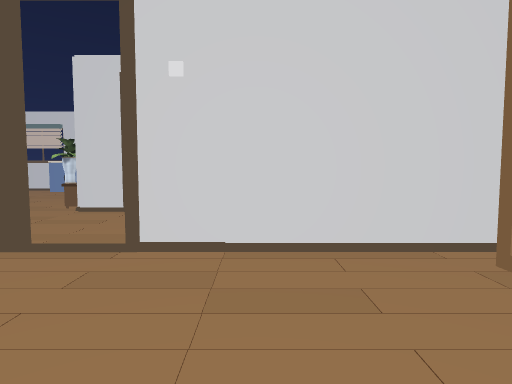
view 1 (above)

22 first-person views from a walk through a scene from a Unity 3-D project. The camera is 1.2 m above the floor, tilts 4° down and sees 75° across. The floor is counted in squares, 0.9 m on a side. Each view is taken from the middle of a square. On the plan, view 1 faces up. The plan holds only what a view shows up to about 15 squares ahead; the rest is blank. The player character is not drawn. Door leaves are left out, so doorways stand open.

view 2
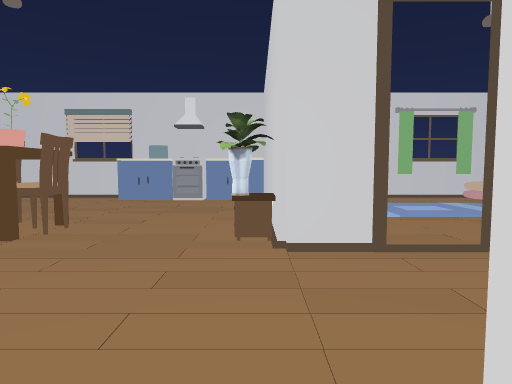

view 3
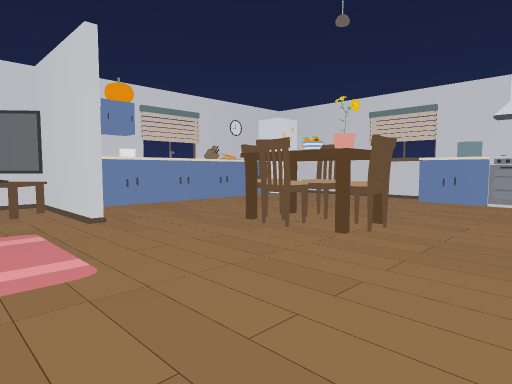

view 4
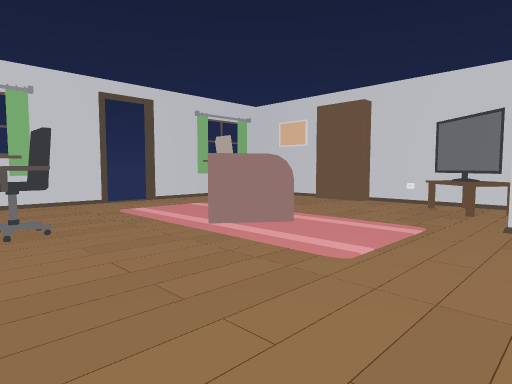

view 5
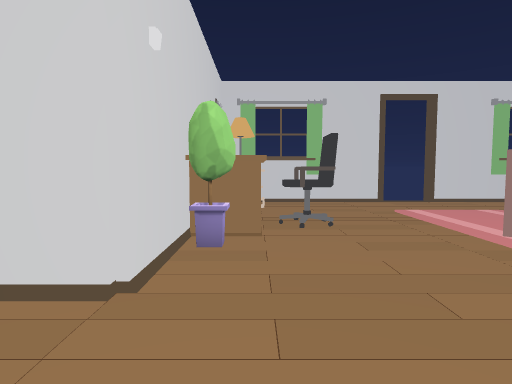

view 6
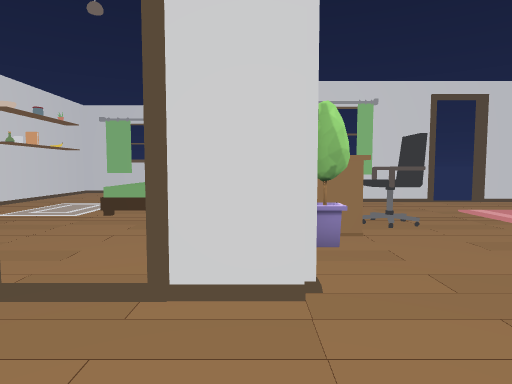

view 7
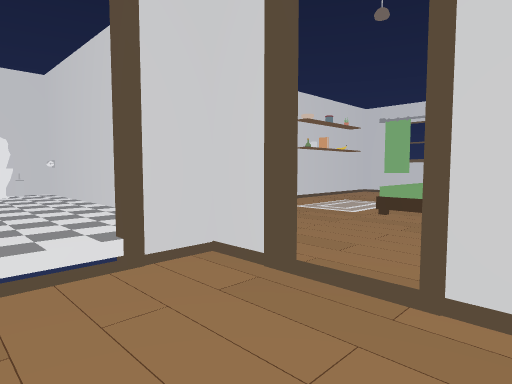

view 8
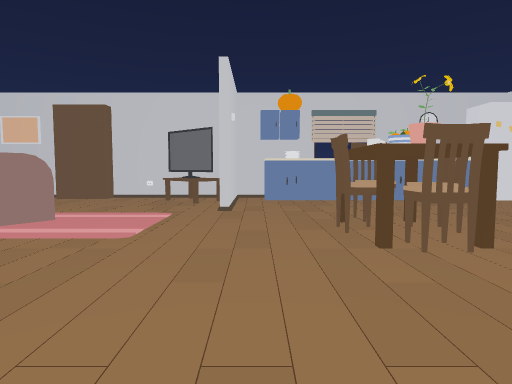

view 9
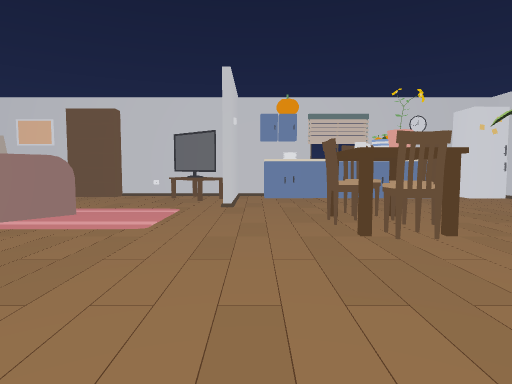

view 10
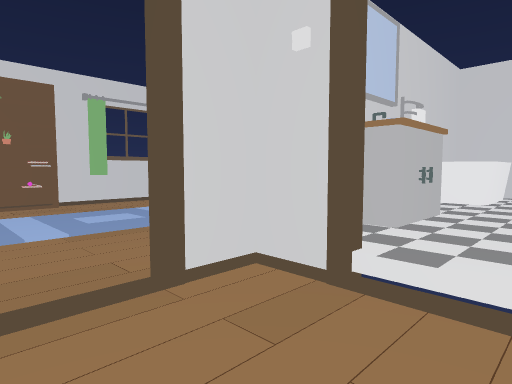

view 11
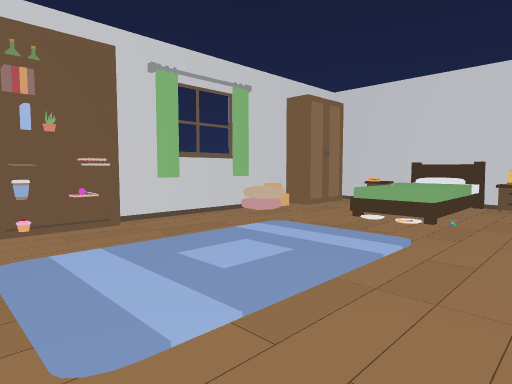

view 12
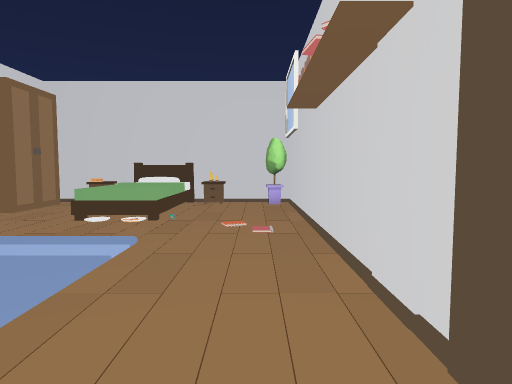

view 13
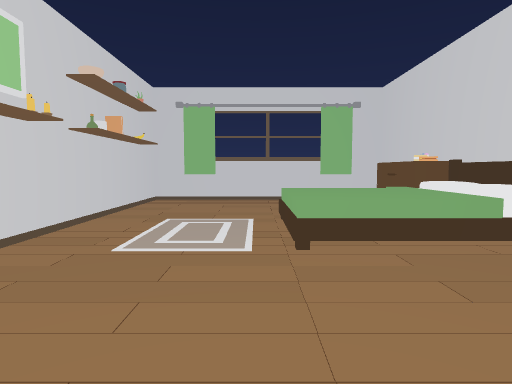

view 14
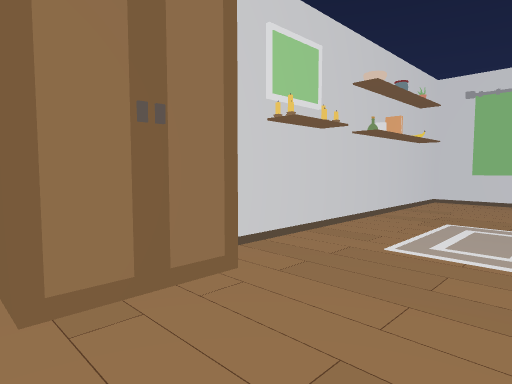

view 15
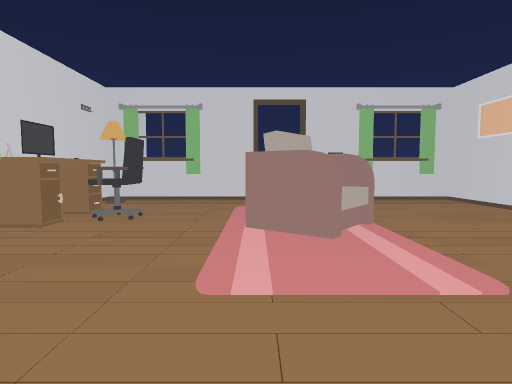

view 16
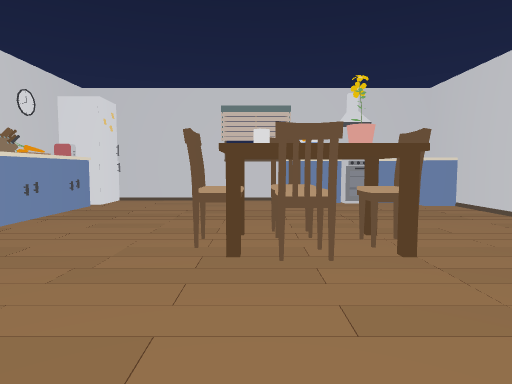

view 17
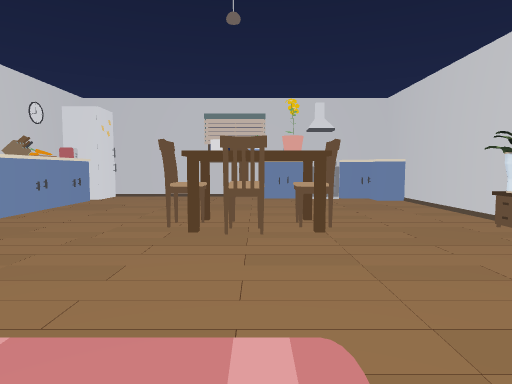

view 18
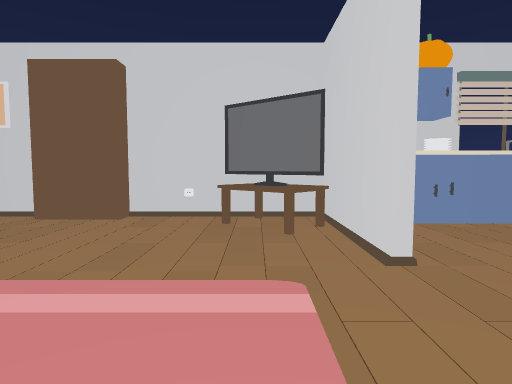

view 19
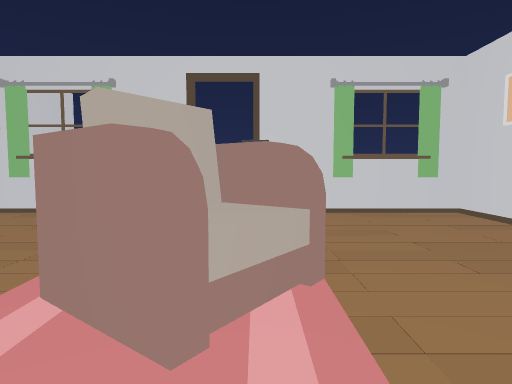

view 20
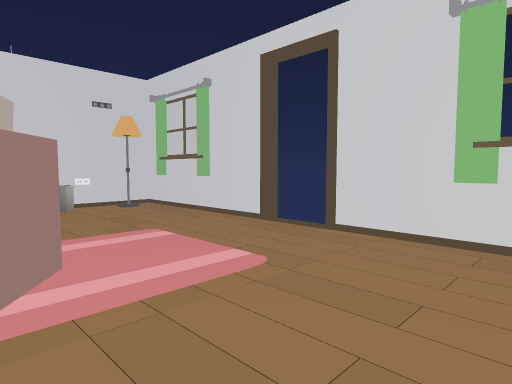

view 21
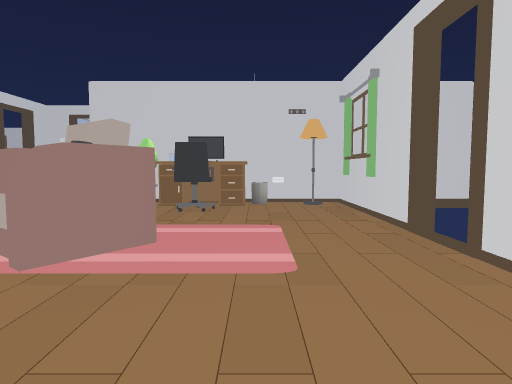

view 22
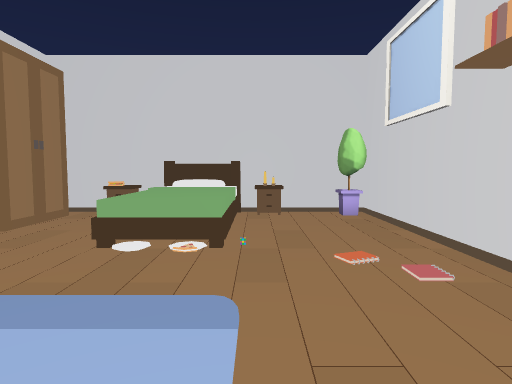

### Floor plan
Key: @ floor where view 1 was taken; # wall or solid block; . main floor; : floor 0.25 m higher than the main floor; + floor 0.75 m higher than the main floor; / step, stairs or slope; D open door; ^ raised ledge; F flower; E oven; C curtain; H chair; T table; A TV; S sofa; L lamp; B bed; I toilet; N nightstand; M computer; G bin; O other object.
Columns run from 21 left of view 1 to 10 right of it. Each row starts with its distance up from view 1.
 21    #######           #####
 20  OO...  .OOOEEOO   #O.C.C#O###.#
 19  OO.......OOEEOO  ......OO....O#
 18  OO............O  ............N
 17  OO.............#      .....  #
 16  OO.............#..    ...+   B
 15  OO............. ..    ...+++/B
 14  OO............. .............O
 13  CO.....HHT.....# ............O
 12   O....HOTFH...F#..............#
 11  OO.....HHT....F#DDD####.##...F#
 10  OO..............DDD.#:  OOOOOO
  9   ..................DD:O ::OOOO
  8  #####..............DD::::::::I
  7  # A................DD:::::::IO
  6  TAA..... ......#DDD# #####:::O
  5  #A....   ......#DDD......####
  4  O..... S.......# .......#
  3 #......SSS.....F# .......#
  2 ##....SSSS....TT  .......##
  1  #..... S ..HHTM  ........#
  0 ##.....   .... T  ...@....#
 -1 #......   .....GB   +. ...#
 -2 #..............OB   +. ...#
 -3 #..............L#   +. ...#
 -4 #.C.C..DDD..C.C.O   ......#
 -5 #######DDD######O   ......#
 -6                 ^   ......#
 -7                 ^   ......#
 -8                #    ......#
 -9                # ## ...##.#
-10                ############

Positions as (right, up) in squares from view 1, and headings:
1: (0, 0), facing up
2: (-6, 5), facing up
3: (-7, 5), facing up-left
4: (-7, 9), facing down-left
5: (-7, 9), facing down
6: (-5, 9), facing down
7: (-5, 9), facing down-right
8: (-5, 9), facing left
9: (-4, 9), facing left
10: (-4, 7), facing up-right
11: (-4, 12), facing up-right
12: (-4, 12), facing right
13: (0, 5), facing down
14: (0, 5), facing down-right
15: (-12, 10), facing down
16: (-13, 6), facing up
17: (-12, 4), facing up
18: (-11, 6), facing left
19: (-14, 6), facing down
20: (-18, 2), facing down-right
21: (-19, -1), facing right
22: (-1, 14), facing right
